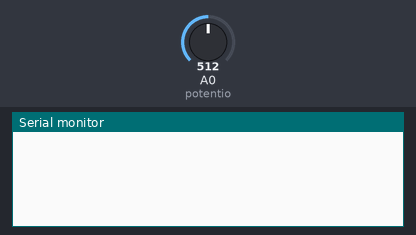
Bench run of a sketch on a simulated Arduino Uno, built with avr-gcc and run on an emulated ATmega328P. On the bench: the last lines printed to the serial monitor. The test bench sets the inputs (shaded band); at power-on: A0 (potentio) = 512. WiFi joins after 1.5 s; servers stay silent unless stated.

Above: at 2.7 s.
2.8 s: A0 (potentio) set to 716
At 9.3 s:
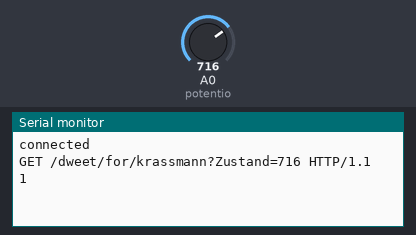
13.4 s: A0 (potentio) set to 900
At 17.2 s:
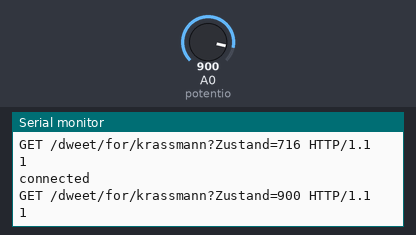

The sketch:

Ethernet_Shield.ino
```cpp
/* BlinkLed.ino
   In this program I read the value of a potentiometer and load it up to dweet.io
   @author <Valentin Adlgasser>
   @date <29-06-2018>
   @version <1.0>
   */

#include <Ethernet.h>   //library for the ethernet shield
#include <SPI.h>    //also a library for the ethernet shield
#define potentio A0

int value = 0;
int connection;   //saves the state of the connection
unsigned char mac[] = { "HR911105Adlg" };   //saves a random mac-address
char server[] = {"dweet.io"};   //saves the servername
char buff[255];   //buffer for the URL
EthernetClient client;    //defines the variable client as EthernetClient

void setup() {

  Serial.begin(9600);
  Ethernet.begin(mac);    //starts the Ethernet connection

}

void loop() {
  delay(7000);
  client.stop();    //stops the connection
  value = analogRead(potentio);   //reads tha value of the potentiometer
  connection = (client.connect(server, 80));    //gets the connection-state
  sprintf(buff, "GET /dweet/for/krassmann?Zustand=%i HTTP/1.1", value);   //writes the value of the potentiometer to the string


    //if a connection is available print connected an write my data to dweet.io
    if(connection == 1){
      Serial.println("connected");
      client.println(buff);
      client.println();
      Serial.println(buff);
      }
    else{
      Serial.println("connection lost");
      Serial.println(buff);
      }
    Serial.println(connection);   //print the state of the connection

}
```

Measured:
- after the input at 2.8 s, the serial monitor: prints a new line after 5.9 s (image 1)
- after the input at 13.4 s, the serial monitor: prints a new line after 2.5 s (image 2)
